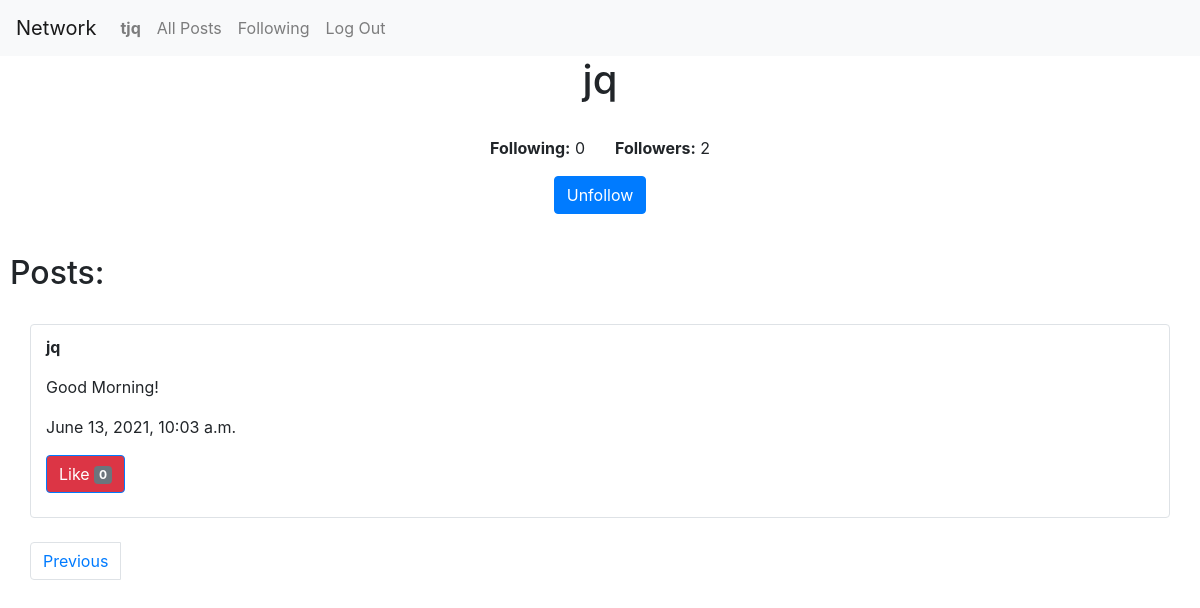
Page /jq/2 (signed in) on the committed database.
### network/models.py (models this page shows, shortened)
class User(AbstractUser):
    def __str__(self):
        return f"{self.username}"

class Follow(models.Model):
    user = models.ForeignKey(User, on_delete=models.CASCADE)
    following = models.IntegerField(default= 0)
    followers = models.IntegerField(default= 0)

class Following(models.Model):
    user = models.ForeignKey(User, on_delete=models.CASCADE, related_name="user")
    idol = models.ForeignKey(User, on_delete=models.CASCADE, related_name="idol")
    following = models.BooleanField(blank=False)

class Posts(models.Model):
    user = models.ForeignKey(User, on_delete=models.CASCADE)
    content = models.TextField(blank= False)
    time = models.DateTimeField(auto_now_add=True)
    likes = models.IntegerField(blank= False, default= 0)

### network/views.py (the view)
# urls.py: path("<str:user>/<str:page_num>", views.ppage, name="ppage"),
def ppage(request, user,  page_num):
    user = User.objects.get(username=user)
    page_num = int(page_num)
    posts = Posts.objects.filter(user=user).all()
    posts = posts.order_by('time').reverse()
    if len(Follow.objects.filter(user=user).all()) == 0:
        temp = Follow.objects.create(user=user)
        temp.save()
    follows = Follow.objects.filter(user=user).all()
    if request.user != user:
        if len(Following.objects.filter(user=request.user, idol=user).all()) == 0:
            temp2 = Following.objects.create(user=request.user, idol=user, following=False)
            temp2.save()
    following = Following.objects.filter(user=request.user, idol=user).all()
    page_len = 1
    count = 0
    for i in posts:
        if count != 0:
            if count % 10 == 0:
                page_len += 1
        count += 1
    p = Paginator(posts, 10)
    temp_list = []
    for i in range(page_len):
        temp_page = p.get_page(i + 1)
        temp_list.append(temp_page.object_list)
    posts = temp_list[page_num - 1]
    return render(request, "network/profile.html", {
        "posts": posts,
        "follows": follows,
        "following": following,
        "page_num": page_num,
        "page_len": page_len
    })

### network/templates/network/profile.html (shortened to what this page needs)
{% extends 'network/layout.html' %}
{% block body %}
    {% for follow in follows %}
        <h1 style="text-align:center;">{{follow.user}}</h1>
        <br>
        <div class= "container">
            <div class="row">
                <div class="col-6" style="text-align:right;">
                    <p><b>Following:</b> {{follow.following}}</p>
                </div>
                <div class="col-6">
                    <p><b>Followers:</b> {{follow.followers}}</p>
                </div>
            </div>
            <div class="row">
                <div class="col-12" style="text-align:center;">
                    {% if request.user != follow.user %}
                        {% for temp in following %}
                            {% if temp.following %}
                                <form action="{% url 'follow' %}" method="post">
                                    <input type="submit" value="Unfollow" class="btn btn-primary mb-3">
                                </form>
                            {% endif %}
                        {% endfor %}
                    {% endif %}
                </div>
            </div>
        </div>
    {% endfor %}
    <br>
    <h2>Posts: </h2>
    {% for post in posts %}
        <br>
        <div class= "container border rounded padding-top">
            <p><b>{{post.user}}</b></p>
            <p id="p{{post.id}}">{{post.content}}</p>
            <p>{{post.time}}</p>
            <button id="l{{post.id}}" name="likepost" value="{{post.id}}" type="button" class="btn btn-primary bg-danger">
                Like <span class="badge bg-secondary">{{post.likes}}</span>
            </button>
            <br></br>
        </div>
    {% endfor %}
    {% for follow in follows %}
        {% if page_len > 1 %}
            <br>
            <nav aria-label="Page navigation example">
                <ul class="pagination container">
                    {% if page_num != 1 %}
                        <li class="page-item"><a class="page-link" href="{% url 'ppage' follow.user page_num|add:"-1" %}">Previous</a></li>
                        <pre class="tab">   </pre>
                    {% endif %}
                </ul>
            </nav>
        {% endif %}
    {% endfor %}
{% endblock %}

### network/templates/network/layout.html (shortened to what this page needs)
{% load static %}
<!DOCTYPE html>
<html lang="en">
    <head>
        <link rel="stylesheet" href="https://stackpath.bootstrapcdn.com/bootstrap/4.4.1/css/bootstrap.min.css">
        <link href="{% static 'network/styles.css' %}" rel="stylesheet">
    </head>
    <body>
        <nav class="navbar navbar-expand-lg navbar-light bg-light">
            <a class="navbar-brand" href="#">Network</a>
            <div>
              <ul class="navbar-nav mr-auto">
                {% if user.is_authenticated %}
                    <li class="nav-item">
                        <a class="nav-link" href="{% url 'profile' user.username %}"><strong>{{ user.username }}</strong></a>
                    </li>
                {% endif %}
                <li class="nav-item">
                  <a class="nav-link" href="{% url 'index' %}">All Posts</a>
                </li>
                {% if user.is_authenticated %}
                    <li class="nav-item">
                        <a class="nav-link" href="{% url 'following' %}">Following</a>
                    </li>
                    <li class="nav-item">
                        <a class="nav-link" href="{% url 'logout' %}">Log Out</a>
                    </li>
                {% endif %}
              </ul>
            </div>
          </nav>
        <div class="body">
            {% block body %}
            {% endblock %}
        </div>
    </body>
</html>

### network/static/network/styles.css (style rules this page uses)
h2 { padding-left: 10px; }
.padding-top { padding-top: 10px; }

### rows in the picture
User: username "tjq"
Follow: user "jq", following "0", followers "2"
Posts: user "jq", content "Good Morning!", time "June 13, 2021, 10:03 a.m.", {{ post.id }} 13 (drawn), likes "0"
